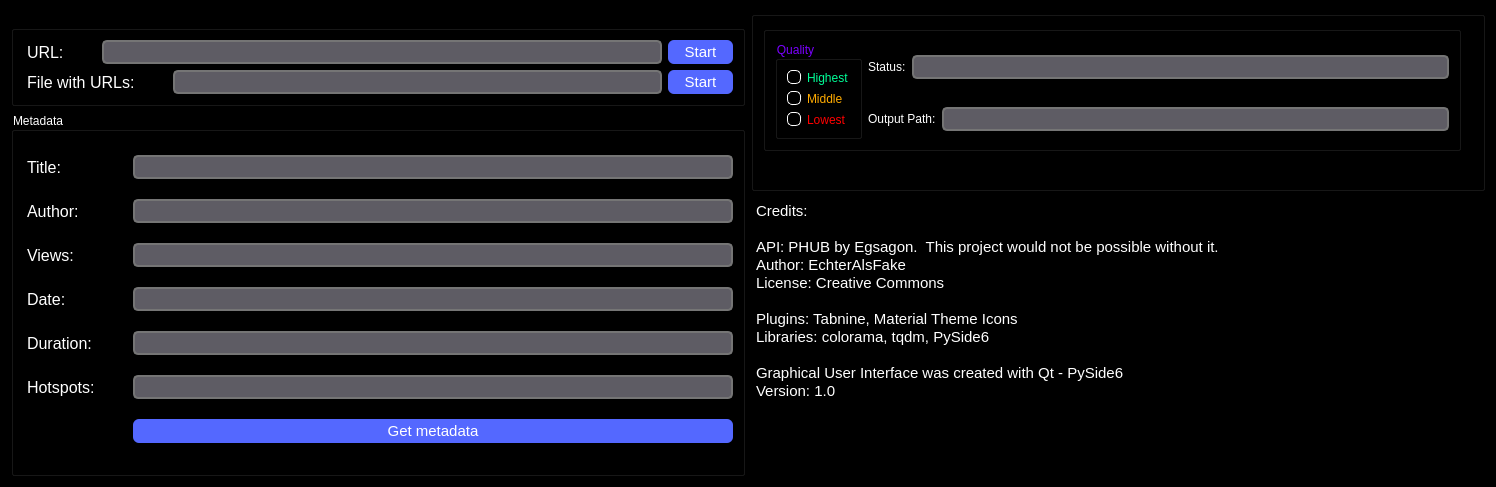
<?xml version="1.0" encoding="UTF-8"?>
<ui version="4.0">
 <class>Widget</class>
 <widget class="QWidget" name="Widget">
  <property name="geometry">
   <rect>
    <x>0</x>
    <y>0</y>
    <width>1496</width>
    <height>487</height>
   </rect>
  </property>
  <property name="windowTitle">
   <string>Porn Fetch 1.0 (CC)</string>
  </property>
  <property name="styleSheet">
   <string notr="true">background-color: rgb(0, 0, 0)</string>
  </property>
  <layout class="QGridLayout" name="gridLayout_7">
   <item row="0" column="0">
    <widget class="QGroupBox" name="groupbox_urls">
     <property name="title">
      <string>Download</string>
     </property>
     <layout class="QGridLayout" name="gridLayout_5">
      <item row="0" column="0">
       <layout class="QHBoxLayout" name="horizontalLayout_2">
        <item>
         <widget class="QLabel" name="label_url">
          <property name="styleSheet">
           <string notr="true">QLabel {
    color: white;
    font-size: 16px;
	margin-right: 28px;
}

QLabel#Title {
    color: #212121;
    font-size: 24px;
    font-weight: bold;
}

QLabel#Subtitle {
    color: #757575;
    font-size: 20px;
}
</string>
          </property>
          <property name="text">
           <string>URL:</string>
          </property>
         </widget>
        </item>
        <item>
         <widget class="QLineEdit" name="lineedit_url">
          <property name="styleSheet">
           <string notr="true">QLineEdit {
    border: 2px solid #757575;
    border-radius: 5px;
    padding: 0 8px;
    background: rgb(94, 92, 100);  /* setzt den Hintergrund auf Schwarz */
    color: #FFFFFF;  /* setzt die Textfarbe auf Weiß */
    font-size: 16px;
    height: 20px;
}

QLineEdit:focus {
    border-color: #4a90d9;
}

QLineEdit:disabled {
    background: #444444;  /* setzt den Hintergrund auf ein dunkles Grau, wenn das QLineEdit deaktiviert ist */
    color: #aaaaaa;  /* setzt die Textfarbe auf ein helles Grau, wenn das QLineEdit deaktiviert ist */
    border-color: #aaaaaa;
}</string>
          </property>
         </widget>
        </item>
        <item>
         <widget class="QPushButton" name="button_start">
          <property name="cursor">
           <cursorShape>PointingHandCursor</cursorShape>
          </property>
          <property name="styleSheet">
           <string notr="true">QPushButton {
    background-color: #5468ff;
    border: none;
    border-radius: 6px;
    color: #fff;
    font-family: &quot;JetBrains Mono&quot;, monospace;
    font-size: 15px;
    padding: 0px 16px 0px 16px;
    height: 24px;
}

QPushButton:hover {
    background-color: #3c4fe0;
}

QPushButton:pressed {
    background-color: #3c4fe0;
}
</string>
          </property>
          <property name="text">
           <string>Start</string>
          </property>
         </widget>
        </item>
       </layout>
      </item>
      <item row="1" column="0">
       <layout class="QHBoxLayout" name="horizontalLayout">
        <item>
         <widget class="QLabel" name="label_url_file">
          <property name="styleSheet">
           <string notr="true">QLabel {
    color: white;
    font-size: 16px;
	margin-right: 28px;
}

QLabel#Title {
    color: #212121;
    font-size: 24px;
    font-weight: bold;
}

QLabel#Subtitle {
    color: #757575;
    font-size: 20px;
}
</string>
          </property>
          <property name="text">
           <string>File with URLs:</string>
          </property>
         </widget>
        </item>
        <item>
         <widget class="QLineEdit" name="lineedit_url_file">
          <property name="styleSheet">
           <string notr="true">QLineEdit {
    border: 2px solid #757575;
    border-radius: 5px;
    padding: 0 8px;
    background: rgb(94, 92, 100);  /* setzt den Hintergrund auf Schwarz */
    color: #FFFFFF;  /* setzt die Textfarbe auf Weiß */
    font-size: 16px;
    height: 20px;
}

QLineEdit:focus {
    border-color: #4a90d9;
}

QLineEdit:disabled {
    background: #444444;  /* setzt den Hintergrund auf ein dunkles Grau, wenn das QLineEdit deaktiviert ist */
    color: #aaaaaa;  /* setzt die Textfarbe auf ein helles Grau, wenn das QLineEdit deaktiviert ist */
    border-color: #aaaaaa;
}</string>
          </property>
         </widget>
        </item>
        <item>
         <widget class="QPushButton" name="button_start_file">
          <property name="cursor">
           <cursorShape>PointingHandCursor</cursorShape>
          </property>
          <property name="styleSheet">
           <string notr="true">QPushButton {
    background-color: #5468ff;
    border: none;
    border-radius: 6px;
    color: #fff;
    font-family: &quot;JetBrains Mono&quot;, monospace;
    font-size: 15px;
    padding: 0px 16px 0px 16px;
    height: 24px;
}

QPushButton:hover {
    background-color: #3c4fe0;
}

QPushButton:pressed {
    background-color: #3c4fe0;
}
</string>
          </property>
          <property name="text">
           <string>Start</string>
          </property>
         </widget>
        </item>
       </layout>
      </item>
     </layout>
    </widget>
   </item>
   <item row="0" column="1" rowspan="2">
    <widget class="QGroupBox" name="groupbox_settings">
     <property name="title">
      <string/>
     </property>
     <layout class="QGridLayout" name="gridLayout_4">
      <item row="0" column="1">
       <widget class="QGroupBox" name="groupbox_useless">
        <property name="title">
         <string/>
        </property>
        <layout class="QGridLayout" name="gridLayout_2">
         <item row="0" column="1">
          <widget class="QLabel" name="label_status">
           <property name="styleSheet">
            <string notr="true">color: white;</string>
           </property>
           <property name="text">
            <string>Status:</string>
           </property>
          </widget>
         </item>
         <item row="0" column="0" rowspan="2">
          <widget class="QGroupBox" name="groupbox_quality">
           <property name="styleSheet">
            <string notr="true">color: rgb(122, 0, 255)</string>
           </property>
           <property name="title">
            <string>Quality</string>
           </property>
           <layout class="QGridLayout" name="gridLayout_3">
            <item row="0" column="0">
             <widget class="QRadioButton" name="radio_highest">
              <property name="cursor">
               <cursorShape>PointingHandCursor</cursorShape>
              </property>
              <property name="styleSheet">
               <string notr="true">QRadioButton {
	color: rgb(0, 255, 152)}


QRadioButton::indicator::unchecked {
	border: 1px solid white;
	border-radius: 5px;
}


QRadioButton::indicator:checked {
    border : 4px solid;
	border-color: black;
	border-radius: 6px;
	background-color: rgb(0, 255, 183);

}
</string>
              </property>
              <property name="text">
               <string>Highest</string>
              </property>
             </widget>
            </item>
            <item row="1" column="0">
             <widget class="QRadioButton" name="radio_middle">
              <property name="cursor">
               <cursorShape>PointingHandCursor</cursorShape>
              </property>
              <property name="styleSheet">
               <string notr="true">QRadioButton {
	color: rgb(255, 171, 0)}


QRadioButton::indicator::unchecked {
	border: 1px solid white;
	border-radius: 5px;
}


QRadioButton::indicator:checked {
    border : 4px solid;
	border-color: black;
	border-radius: 6px;
	background-color: rgb(0, 255, 183);

}

</string>
              </property>
              <property name="text">
               <string>Middle</string>
              </property>
             </widget>
            </item>
            <item row="2" column="0">
             <widget class="QRadioButton" name="radio_lowest">
              <property name="cursor">
               <cursorShape>PointingHandCursor</cursorShape>
              </property>
              <property name="styleSheet">
               <string notr="true">QRadioButton {
	color: rgb(255, 0, 0)}


QRadioButton::indicator::unchecked {
	border: 1px solid white;
	border-radius: 5px;
}


QRadioButton::indicator:checked {
    border : 4px solid;
	border-color: black;
	border-radius: 6px;
	background-color: rgb(0, 255, 183);

}
</string>
              </property>
              <property name="text">
               <string>Lowest</string>
              </property>
             </widget>
            </item>
           </layout>
          </widget>
         </item>
         <item row="0" column="2">
          <widget class="QLineEdit" name="lineedit_status">
           <property name="styleSheet">
            <string notr="true">QLineEdit {
    border: 2px solid #757575;
    border-radius: 5px;
    padding: 0 8px;
    background: rgb(94, 92, 100);  /* setzt den Hintergrund auf Schwarz */
    color: #FFFFFF;  /* setzt die Textfarbe auf Weiß */
    font-size: 16px;
    height: 20px;
}

QLineEdit:focus {
    border-color: #4a90d9;
}

QLineEdit:disabled {
    background: #444444;  /* setzt den Hintergrund auf ein dunkles Grau, wenn das QLineEdit deaktiviert ist */
    color: #aaaaaa;  /* setzt die Textfarbe auf ein helles Grau, wenn das QLineEdit deaktiviert ist */
    border-color: #aaaaaa;
}</string>
           </property>
           <property name="readOnly">
            <bool>true</bool>
           </property>
          </widget>
         </item>
         <item row="1" column="1" colspan="2">
          <layout class="QHBoxLayout" name="horizontalLayout_3">
           <item>
            <widget class="QLabel" name="label_output">
             <property name="styleSheet">
              <string notr="true">color: rgb(255, 255, 255)</string>
             </property>
             <property name="text">
              <string>Output Path:</string>
             </property>
            </widget>
           </item>
           <item>
            <widget class="QLineEdit" name="lineedit_output">
             <property name="styleSheet">
              <string notr="true">QLineEdit {
    border: 2px solid #757575;
    border-radius: 5px;
    padding: 0 8px;
    background: rgb(94, 92, 100);  /* setzt den Hintergrund auf Schwarz */
    color: #FFFFFF;  /* setzt die Textfarbe auf Weiß */
    font-size: 16px;
    height: 20px;
}

QLineEdit:focus {
    border-color: #4a90d9;
}

QLineEdit:disabled {
    background: #444444;  /* setzt den Hintergrund auf ein dunkles Grau, wenn das QLineEdit deaktiviert ist */
    color: #aaaaaa;  /* setzt die Textfarbe auf ein helles Grau, wenn das QLineEdit deaktiviert ist */
    border-color: #aaaaaa;
}</string>
             </property>
            </widget>
           </item>
          </layout>
         </item>
        </layout>
       </widget>
      </item>
      <item row="1" column="1" colspan="3">
       <widget class="QProgressBar" name="progressbar_download">
        <property name="styleSheet">
         <string notr="true">QProgressBar {
    background-color: #F0F0F0; /* Hellgrauer Hintergrund */
	text-align: center;
	color: rgb(230, 97, 0);
	border: color grey;
	border-width: 6;
	border-radius: 12px;
	color: black;
	
}

QProgressBar::chunk {
    background-color: rgb(26, 95, 180); /* Grün als Vordergrundfarbe */
}cc</string>
        </property>
        <property name="value">
         <number>0</number>
        </property>
       </widget>
      </item>
     </layout>
    </widget>
   </item>
   <item row="1" column="0" rowspan="2">
    <widget class="QGroupBox" name="groupbox_metadata">
     <property name="styleSheet">
      <string notr="true">color: rgb(255, 255, 255)</string>
     </property>
     <property name="title">
      <string>Metadata</string>
     </property>
     <layout class="QGridLayout" name="gridLayout_6">
      <item row="4" column="0">
       <widget class="QLabel" name="label_duration">
        <property name="styleSheet">
         <string notr="true">QLabel {
    color: white;
    font-size: 16px;
	margin-right: 28px;
}

QLabel#Title {
    color: #212121;
    font-size: 24px;
    font-weight: bold;
}

QLabel#Subtitle {
    color: #757575;
    font-size: 20px;
}
</string>
        </property>
        <property name="text">
         <string>Duration:</string>
        </property>
       </widget>
      </item>
      <item row="1" column="0">
       <widget class="QLabel" name="label_author">
        <property name="styleSheet">
         <string notr="true">QLabel {
    color: white;
    font-size: 16px;
	margin-right: 28px;
}

QLabel#Title {
    color: #212121;
    font-size: 24px;
    font-weight: bold;
}

QLabel#Subtitle {
    color: #757575;
    font-size: 20px;
}
</string>
        </property>
        <property name="text">
         <string>Author: </string>
        </property>
       </widget>
      </item>
      <item row="1" column="1">
       <widget class="QLineEdit" name="lineedit_author">
        <property name="styleSheet">
         <string notr="true">QLineEdit {
    border: 2px solid #757575;
    border-radius: 5px;
    padding: 0 8px;
    background: rgb(94, 92, 100);  /* setzt den Hintergrund auf Schwarz */
    color: #FFFFFF;  /* setzt die Textfarbe auf Weiß */
    font-size: 16px;
    height: 20px;
}

QLineEdit:focus {
    border-color: #4a90d9;
}

QLineEdit:disabled {
    background: #444444;  /* setzt den Hintergrund auf ein dunkles Grau, wenn das QLineEdit deaktiviert ist */
    color: #aaaaaa;  /* setzt die Textfarbe auf ein helles Grau, wenn das QLineEdit deaktiviert ist */
    border-color: #aaaaaa;
}</string>
        </property>
        <property name="readOnly">
         <bool>true</bool>
        </property>
       </widget>
      </item>
      <item row="4" column="1">
       <widget class="QLineEdit" name="lineedit_duration">
        <property name="autoFillBackground">
         <bool>false</bool>
        </property>
        <property name="styleSheet">
         <string notr="true">QLineEdit {
    border: 2px solid #757575;
    border-radius: 5px;
    padding: 0 8px;
    background: rgb(94, 92, 100);  /* setzt den Hintergrund auf Schwarz */
    color: #FFFFFF;  /* setzt die Textfarbe auf Weiß */
    font-size: 16px;
    height: 20px;
}

QLineEdit:focus {
    border-color: #4a90d9;
}

QLineEdit:disabled {
    background: #444444;  /* setzt den Hintergrund auf ein dunkles Grau, wenn das QLineEdit deaktiviert ist */
    color: #aaaaaa;  /* setzt die Textfarbe auf ein helles Grau, wenn das QLineEdit deaktiviert ist */
    border-color: #aaaaaa;
}</string>
        </property>
        <property name="readOnly">
         <bool>true</bool>
        </property>
       </widget>
      </item>
      <item row="0" column="1">
       <widget class="QLineEdit" name="lineedit_title">
        <property name="styleSheet">
         <string notr="true">QLineEdit {
    border: 2px solid #757575;
    border-radius: 5px;
    padding: 0 8px;
    background: rgb(94, 92, 100);  /* setzt den Hintergrund auf Schwarz */
    color: #FFFFFF;  /* setzt die Textfarbe auf Weiß */
    font-size: 16px;
    height: 20px;
}

QLineEdit:focus {
    border-color: #4a90d9;
}

QLineEdit:disabled {
    background: #444444;  /* setzt den Hintergrund auf ein dunkles Grau, wenn das QLineEdit deaktiviert ist */
    color: #aaaaaa;  /* setzt die Textfarbe auf ein helles Grau, wenn das QLineEdit deaktiviert ist */
    border-color: #aaaaaa;
}</string>
        </property>
        <property name="readOnly">
         <bool>true</bool>
        </property>
       </widget>
      </item>
      <item row="5" column="1">
       <widget class="QLineEdit" name="lineedit_hotspots">
        <property name="autoFillBackground">
         <bool>false</bool>
        </property>
        <property name="styleSheet">
         <string notr="true">QLineEdit {
    border: 2px solid #757575;
    border-radius: 5px;
    padding: 0 8px;
    background: rgb(94, 92, 100);  /* setzt den Hintergrund auf Schwarz */
    color: #FFFFFF;  /* setzt die Textfarbe auf Weiß */
    font-size: 16px;
    height: 20px;
}

QLineEdit:focus {
    border-color: #4a90d9;
}

QLineEdit:disabled {
    background: #444444;  /* setzt den Hintergrund auf ein dunkles Grau, wenn das QLineEdit deaktiviert ist */
    color: #aaaaaa;  /* setzt die Textfarbe auf ein helles Grau, wenn das QLineEdit deaktiviert ist */
    border-color: #aaaaaa;
}</string>
        </property>
        <property name="readOnly">
         <bool>true</bool>
        </property>
       </widget>
      </item>
      <item row="5" column="0">
       <widget class="QLabel" name="label_hotspots">
        <property name="styleSheet">
         <string notr="true">QLabel {
    color: white;
    font-size: 16px;
	margin-right: 28px;
}

QLabel#Title {
    color: #212121;
    font-size: 24px;
    font-weight: bold;
}

QLabel#Subtitle {
    color: #757575;
    font-size: 20px;
}
</string>
        </property>
        <property name="text">
         <string>Hotspots:</string>
        </property>
       </widget>
      </item>
      <item row="3" column="0">
       <widget class="QLabel" name="label_date">
        <property name="styleSheet">
         <string notr="true">QLabel {
    color: white;
    font-size: 16px;
	margin-right: 28px;
}

QLabel#Title {
    color: #212121;
    font-size: 24px;
    font-weight: bold;
}

QLabel#Subtitle {
    color: #757575;
    font-size: 20px;
}
</string>
        </property>
        <property name="text">
         <string>Date:</string>
        </property>
       </widget>
      </item>
      <item row="0" column="0">
       <widget class="QLabel" name="label_title">
        <property name="styleSheet">
         <string notr="true">QLabel {
    color: white;
    font-size: 16px;
	margin-right: 28px;
}

QLabel#Title {
    color: #212121;
    font-size: 24px;
    font-weight: bold;
}

QLabel#Subtitle {
    color: #757575;
    font-size: 20px;
}
</string>
        </property>
        <property name="text">
         <string>Title:</string>
        </property>
       </widget>
      </item>
      <item row="2" column="1">
       <widget class="QLineEdit" name="lineedit_views">
        <property name="styleSheet">
         <string notr="true">QLineEdit {
    border: 2px solid #757575;
    border-radius: 5px;
    padding: 0 8px;
    background: rgb(94, 92, 100);  /* setzt den Hintergrund auf Schwarz */
    color: #FFFFFF;  /* setzt die Textfarbe auf Weiß */
    font-size: 16px;
    height: 20px;
}

QLineEdit:focus {
    border-color: #4a90d9;
}

QLineEdit:disabled {
    background: #444444;  /* setzt den Hintergrund auf ein dunkles Grau, wenn das QLineEdit deaktiviert ist */
    color: #aaaaaa;  /* setzt die Textfarbe auf ein helles Grau, wenn das QLineEdit deaktiviert ist */
    border-color: #aaaaaa;
}</string>
        </property>
        <property name="readOnly">
         <bool>true</bool>
        </property>
       </widget>
      </item>
      <item row="3" column="1">
       <widget class="QLineEdit" name="lineedit_date">
        <property name="styleSheet">
         <string notr="true">QLineEdit {
    border: 2px solid #757575;
    border-radius: 5px;
    padding: 0 8px;
    background: rgb(94, 92, 100);  /* setzt den Hintergrund auf Schwarz */
    color: #FFFFFF;  /* setzt die Textfarbe auf Weiß */
    font-size: 16px;
    height: 20px;
}

QLineEdit:focus {
    border-color: #4a90d9;
}

QLineEdit:disabled {
    background: #444444;  /* setzt den Hintergrund auf ein dunkles Grau, wenn das QLineEdit deaktiviert ist */
    color: #aaaaaa;  /* setzt die Textfarbe auf ein helles Grau, wenn das QLineEdit deaktiviert ist */
    border-color: #aaaaaa;
}</string>
        </property>
        <property name="readOnly">
         <bool>true</bool>
        </property>
       </widget>
      </item>
      <item row="2" column="0">
       <widget class="QLabel" name="label_views">
        <property name="styleSheet">
         <string notr="true">QLabel {
    color: white;
    font-size: 16px;
	margin-right: 28px;
}

QLabel#Title {
    color: #212121;
    font-size: 24px;
    font-weight: bold;
}

QLabel#Subtitle {
    color: #757575;
    font-size: 20px;
}
</string>
        </property>
        <property name="text">
         <string>Views:</string>
        </property>
       </widget>
      </item>
      <item row="6" column="1">
       <widget class="QPushButton" name="button_get_metadata">
        <property name="cursor">
         <cursorShape>PointingHandCursor</cursorShape>
        </property>
        <property name="styleSheet">
         <string notr="true">QPushButton {
    background-color: #5468ff;
    border: none;
    border-radius: 6px;
    color: #fff;
    font-family: &quot;JetBrains Mono&quot;, monospace;
    font-size: 15px;
    padding: 0px 16px 0px 16px;
    height: 24px;
}

QPushButton:hover {
    background-color: #3c4fe0;
}

QPushButton:pressed {
    background-color: #3c4fe0;
}
</string>
        </property>
        <property name="text">
         <string>Get metadata</string>
        </property>
       </widget>
      </item>
     </layout>
    </widget>
   </item>
   <item row="2" column="1">
    <widget class="QTextBrowser" name="credits_text">
     <property name="styleSheet">
      <string notr="true">background-color: rgb(0, 0, 0)</string>
     </property>
     <property name="html">
      <string>&lt;!DOCTYPE HTML PUBLIC &quot;-//W3C//DTD HTML 4.0//EN&quot; &quot;http://www.w3.org/TR/REC-html40/strict.dtd&quot;&gt;
&lt;html&gt;&lt;head&gt;&lt;meta name=&quot;qrichtext&quot; content=&quot;1&quot; /&gt;&lt;style type=&quot;text/css&quot;&gt;
p, li { white-space: pre-wrap; }
&lt;/style&gt;&lt;/head&gt;&lt;body style=&quot; font-family:'Noto Sans, '; font-size:10pt; font-weight:400; font-style:normal;&quot;&gt;
&lt;p style=&quot; margin-top:0px; margin-bottom:0px; margin-left:0px; margin-right:0px; -qt-block-indent:0; text-indent:0px;&quot;&gt;&lt;span style=&quot; font-family:'Cantarell'; font-size:11pt; color:#ffffff;&quot;&gt;Credits:&lt;/span&gt;&lt;/p&gt;
&lt;p style=&quot;-qt-paragraph-type:empty; margin-top:0px; margin-bottom:0px; margin-left:0px; margin-right:0px; -qt-block-indent:0; text-indent:0px; font-family:'Cantarell'; font-size:11pt; color:#ffffff;&quot;&gt;&lt;br /&gt;&lt;/p&gt;
&lt;p style=&quot; margin-top:0px; margin-bottom:0px; margin-left:0px; margin-right:0px; -qt-block-indent:0; text-indent:0px;&quot;&gt;&lt;span style=&quot; font-family:'Cantarell'; font-size:11pt; color:#ffffff;&quot;&gt;API: PHUB by Egsagon.  This project would not be possible without it.&lt;/span&gt;&lt;/p&gt;
&lt;p style=&quot; margin-top:0px; margin-bottom:0px; margin-left:0px; margin-right:0px; -qt-block-indent:0; text-indent:0px;&quot;&gt;&lt;span style=&quot; font-family:'Cantarell'; font-size:11pt; color:#ffffff;&quot;&gt;Author: EchterAlsFake&lt;/span&gt;&lt;/p&gt;
&lt;p style=&quot; margin-top:0px; margin-bottom:0px; margin-left:0px; margin-right:0px; -qt-block-indent:0; text-indent:0px;&quot;&gt;&lt;span style=&quot; font-family:'Cantarell'; font-size:11pt; color:#ffffff;&quot;&gt;License: Creative Commons&lt;/span&gt;&lt;/p&gt;
&lt;p style=&quot;-qt-paragraph-type:empty; margin-top:0px; margin-bottom:0px; margin-left:0px; margin-right:0px; -qt-block-indent:0; text-indent:0px; font-family:'Cantarell'; font-size:11pt; color:#ffffff;&quot;&gt;&lt;br /&gt;&lt;/p&gt;
&lt;p style=&quot; margin-top:0px; margin-bottom:0px; margin-left:0px; margin-right:0px; -qt-block-indent:0; text-indent:0px;&quot;&gt;&lt;span style=&quot; font-family:'Cantarell'; font-size:11pt; color:#ffffff;&quot;&gt;Plugins: Tabnine, Material Theme Icons&lt;/span&gt;&lt;/p&gt;
&lt;p style=&quot; margin-top:0px; margin-bottom:0px; margin-left:0px; margin-right:0px; -qt-block-indent:0; text-indent:0px;&quot;&gt;&lt;span style=&quot; font-family:'Cantarell'; font-size:11pt; color:#ffffff;&quot;&gt;Libraries: colorama, tqdm, PySide6&lt;/span&gt;&lt;/p&gt;
&lt;p style=&quot;-qt-paragraph-type:empty; margin-top:0px; margin-bottom:0px; margin-left:0px; margin-right:0px; -qt-block-indent:0; text-indent:0px; font-family:'Cantarell'; font-size:11pt; color:#ffffff;&quot;&gt;&lt;br /&gt;&lt;/p&gt;
&lt;p style=&quot; margin-top:0px; margin-bottom:0px; margin-left:0px; margin-right:0px; -qt-block-indent:0; text-indent:0px;&quot;&gt;&lt;span style=&quot; font-family:'Cantarell'; font-size:11pt; color:#ffffff;&quot;&gt;Graphical User Interface was created with Qt - PySide6&lt;/span&gt;&lt;/p&gt;
&lt;p style=&quot; margin-top:0px; margin-bottom:0px; margin-left:0px; margin-right:0px; -qt-block-indent:0; text-indent:0px;&quot;&gt;&lt;span style=&quot; font-family:'Cantarell'; font-size:11pt; color:#ffffff;&quot;&gt;Version: 1.0&lt;/span&gt;&lt;/p&gt;&lt;/body&gt;&lt;/html&gt;</string>
     </property>
    </widget>
   </item>
  </layout>
 </widget>
 <resources/>
 <connections/>
</ui>
